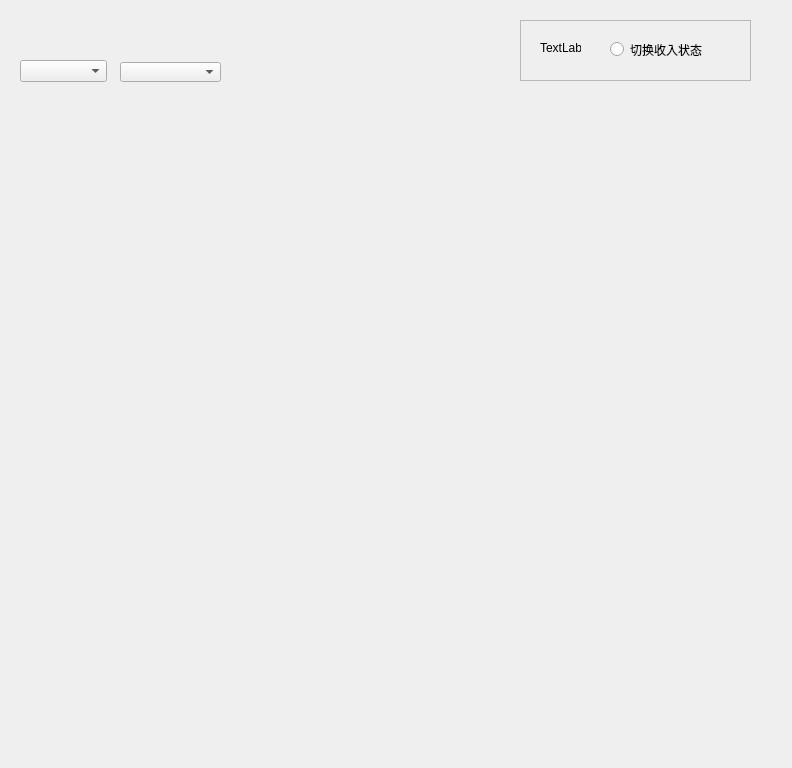
<?xml version="1.0" encoding="UTF-8"?>
<ui version="4.0">
 <class>analyze</class>
 <widget class="QWidget" name="analyze">
  <property name="geometry">
   <rect>
    <x>0</x>
    <y>0</y>
    <width>792</width>
    <height>768</height>
   </rect>
  </property>
  <property name="windowTitle">
   <string>Form</string>
  </property>
  <widget class="QLabel" name="two_icon_first">
   <property name="geometry">
    <rect>
     <x>60</x>
     <y>10</y>
     <width>51</width>
     <height>51</height>
    </rect>
   </property>
   <property name="styleSheet">
    <string notr="true">border-image: url(:/wish_bottle/material/支出/前标1.png);</string>
   </property>
   <property name="text">
    <string/>
   </property>
  </widget>
  <widget class="QLabel" name="label_2">
   <property name="geometry">
    <rect>
     <x>140</x>
     <y>20</y>
     <width>131</width>
     <height>21</height>
    </rect>
   </property>
   <property name="styleSheet">
    <string notr="true">border-image: url(:/wish_bottle/material/支出/月度对比图 .png);</string>
   </property>
   <property name="text">
    <string/>
   </property>
  </widget>
  <widget class="QFrame" name="frame">
   <property name="geometry">
    <rect>
     <x>520</x>
     <y>20</y>
     <width>231</width>
     <height>61</height>
    </rect>
   </property>
   <property name="frameShape">
    <enum>QFrame::StyledPanel</enum>
   </property>
   <property name="frameShadow">
    <enum>QFrame::Raised</enum>
   </property>
   <widget class="QLabel" name="two_icon_exchange">
    <property name="geometry">
     <rect>
      <x>20</x>
      <y>20</y>
      <width>41</width>
      <height>16</height>
     </rect>
    </property>
    <property name="text">
     <string>TextLabel</string>
    </property>
   </widget>
   <widget class="QRadioButton" name="two_exchange_status">
    <property name="geometry">
     <rect>
      <x>90</x>
      <y>20</y>
      <width>115</width>
      <height>19</height>
     </rect>
    </property>
    <property name="text">
     <string>切换收入状态</string>
    </property>
   </widget>
  </widget>
  <widget class="QWidget" name="two_widget_first" native="true">
   <property name="geometry">
    <rect>
     <x>100</x>
     <y>260</y>
     <width>601</width>
     <height>41</height>
    </rect>
   </property>
   <property name="styleSheet">
    <string notr="true">border-image: url(:/wish_bottle/material/支出/月度对比图修改.png);</string>
   </property>
  </widget>
  <widget class="QWidget" name="two_widget_second" native="true">
   <property name="geometry">
    <rect>
     <x>50</x>
     <y>430</y>
     <width>671</width>
     <height>251</height>
    </rect>
   </property>
   <property name="styleSheet">
    <string notr="true">border-image: url(:/wish_bottle/material/支出/饼状图修改.png);</string>
   </property>
  </widget>
  <widget class="QLabel" name="two_icon_second">
   <property name="geometry">
    <rect>
     <x>60</x>
     <y>350</y>
     <width>51</width>
     <height>51</height>
    </rect>
   </property>
   <property name="styleSheet">
    <string notr="true">border-image: url(:/wish_bottle/material/支出/前标1.png);</string>
   </property>
   <property name="text">
    <string/>
   </property>
  </widget>
  <widget class="QLabel" name="label_6">
   <property name="geometry">
    <rect>
     <x>140</x>
     <y>370</y>
     <width>131</width>
     <height>21</height>
    </rect>
   </property>
   <property name="styleSheet">
    <string notr="true">border-image: url(:/wish_bottle/material/支出/收支分析图 .png);</string>
   </property>
   <property name="text">
    <string/>
   </property>
  </widget>
  <widget class="QComboBox" name="two_year">
   <property name="geometry">
    <rect>
     <x>20</x>
     <y>60</y>
     <width>87</width>
     <height>22</height>
    </rect>
   </property>
  </widget>
  <widget class="QComboBox" name="two_month">
   <property name="geometry">
    <rect>
     <x>120</x>
     <y>62</y>
     <width>101</width>
     <height>20</height>
    </rect>
   </property>
   <property name="styleSheet">
    <string notr="true"/>
   </property>
  </widget>
  <widget class="QWidget" name="widget_first" native="true">
   <property name="geometry">
    <rect>
     <x>100</x>
     <y>90</y>
     <width>601</width>
     <height>151</height>
    </rect>
   </property>
   <property name="styleSheet">
    <string notr="true">border-image: url(:/wish_bottle/material/支出/折线.png);</string>
   </property>
  </widget>
  <widget class="QWidget" name="blackground_first" native="true">
   <property name="geometry">
    <rect>
     <x>80</x>
     <y>80</y>
     <width>641</width>
     <height>241</height>
    </rect>
   </property>
   <property name="styleSheet">
    <string notr="true">border-image: url(:/wish_bottle/material/支出/背景1.png);</string>
   </property>
  </widget>
  <widget class="QWidget" name="blackground_second" native="true">
   <property name="geometry">
    <rect>
     <x>30</x>
     <y>410</y>
     <width>711</width>
     <height>291</height>
    </rect>
   </property>
   <property name="styleSheet">
    <string notr="true">border-image: url(:/wish_bottle/material/支出/背景1.png);</string>
   </property>
  </widget>
  <action name="actiontwo_exchange_status">
   <property name="text">
    <string>two_exchange_status</string>
   </property>
  </action>
 </widget>
 <resources/>
 <connections/>
</ui>
